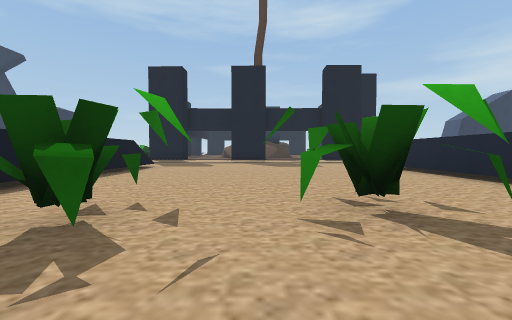
View 1 (above)

21 first-person views from a walk through a Unity game level. The camera is 1.2 m above the floor, tilts 2° down and sees 90° across. The floor is counted in squares, 2 m on a side. Each view is taken from the middle of a square. On the plan, view 1 faces up. The plan holds only what a view shows up to about 9 squares ahead; the rest is blank. The place goes on beyond the plan. The player is left out.

View 2
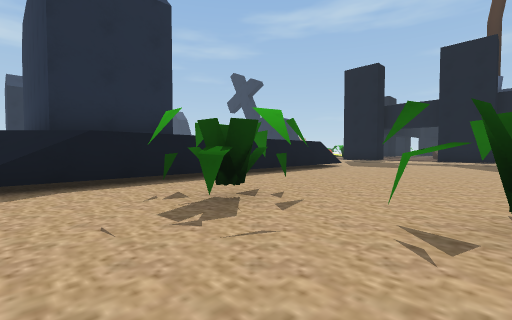

View 3
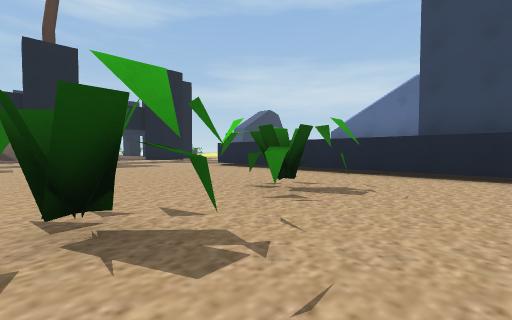

View 4
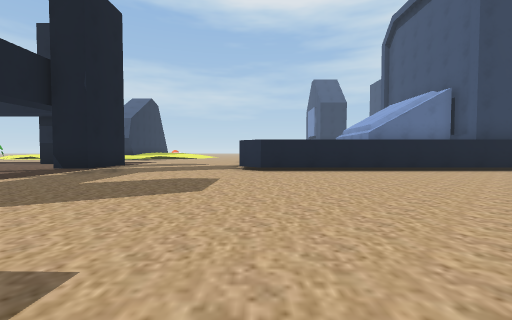

View 5
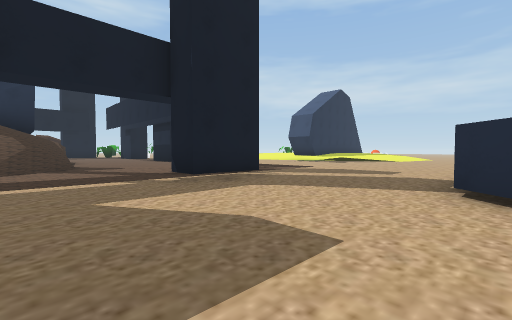

View 6
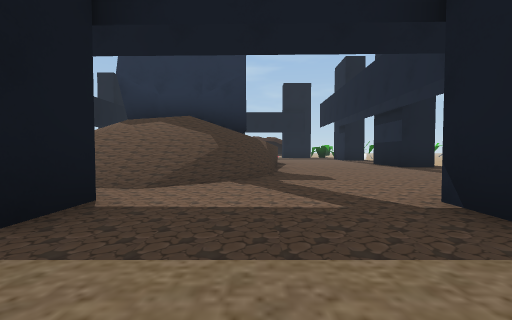

View 7
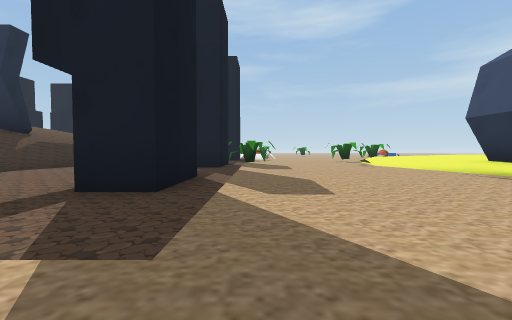

View 8
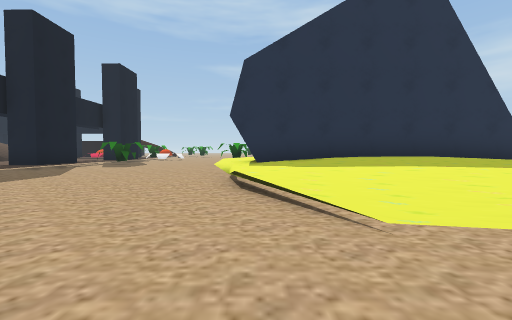

View 9
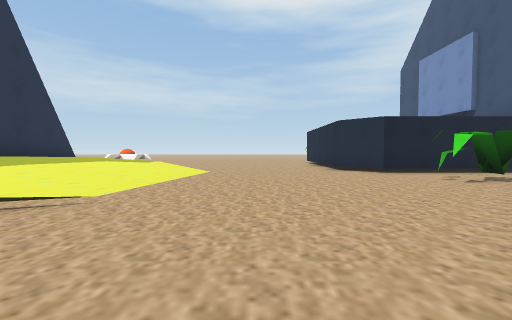

View 10
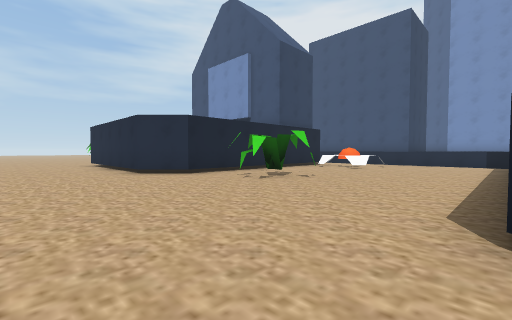

View 11
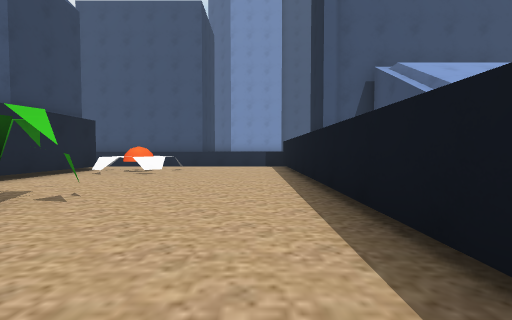

View 12
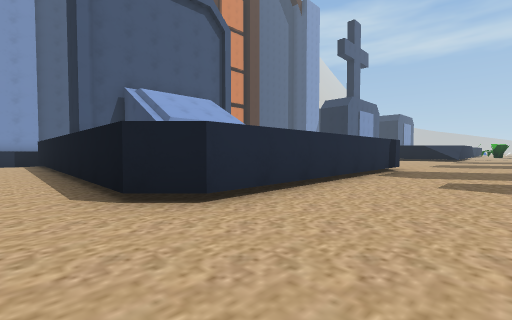

View 13
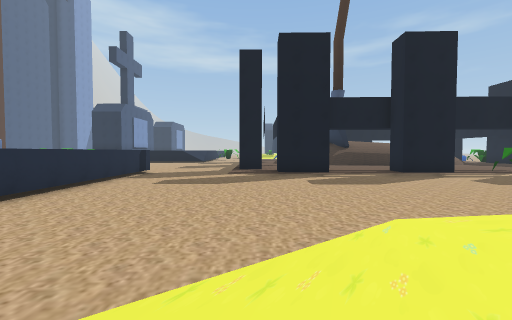

View 14
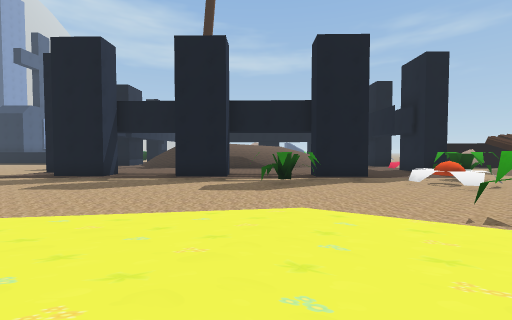

View 15
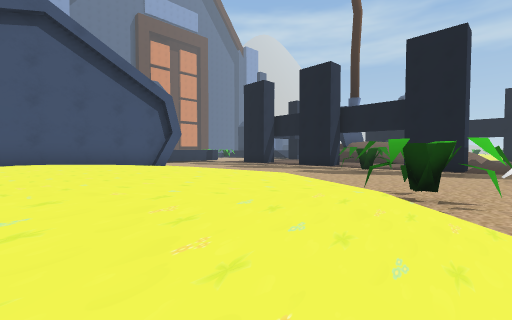

View 16
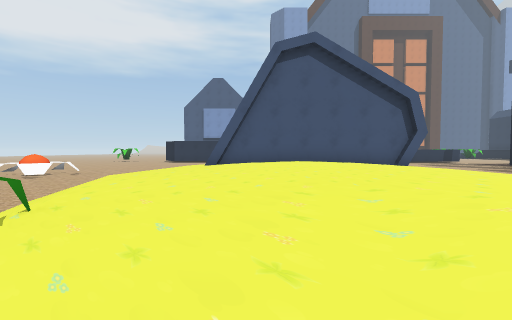

View 17
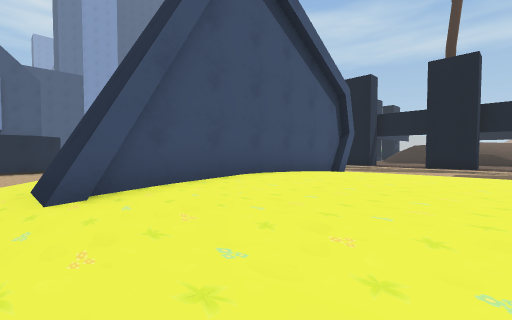

View 18
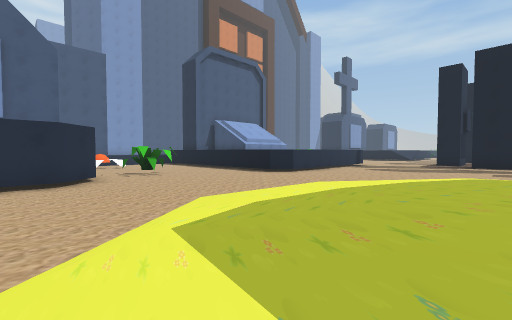

View 19
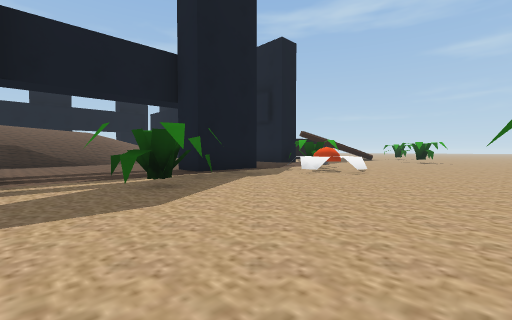

View 20
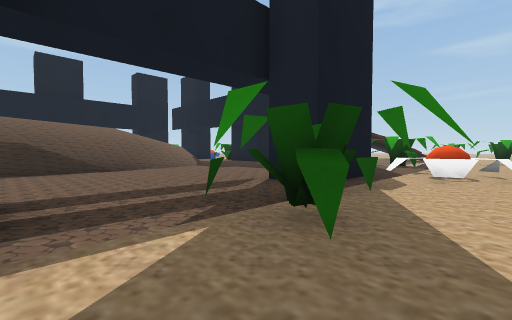

View 21
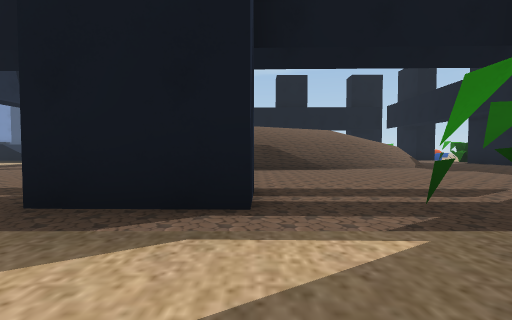

### Floor plan
Key: @ floor where view 1 was taken; # wall or solid block; x gap in a wall; . main floor; : floor 0.25 m higher than the main floor; + floor 0.5 m higher than the main floor; * floor 0.75 m higher than the main floor; % floor 1 m higher than the main floor; & floor 2.75 m higher than the main floor; / step, stairs or slope; = window, fence, low wall or low ledge; ^ raised ledge; T thing the floor can be seen under or through.
Columns run from 11 left of view 1 to 21 right of it. Each row starts with its distance up from view 1.
 27             :::  ::^....#./+++/
 26             =::: ::....##/+///+/
 25             /=::::#.....#/*****+#
 24            //=::::##..../*******+
 23            ///::::##....+***%%***
 22            ///#::::#..../**%%%***
 21            ///#::##.....//*%%%%**
 20             //:::##...../**%%%%**
 19           ###/:::::...../**%%%%**
 18           /&//:::::...../#######*
 17           ////:::::......#######*
 16           ////::: #......+**%%*//
 15            /:::::##......///***//
 14            #:::##::.......//*////
 13             ///////.......//////.
 12            ......................
 11          ........................
 10          ........................
  9        #........^^^^^^^^^........
  8        #........^       ^......##
  7        #........^       ^...#.##
  6        #........^       ^...###
  5        #........^       ^.....#
  4        #........^       ^.....#
  3       ##.TTTTT..^       ^.....#
  2       ##xTTTTT..^       ^...^^#
  1 ########........#       #...=^#
  0        #...@....^       ^......

Where each view was taken, in squares from view 1:
view 1: 0 up, 0 right, facing up
view 2: 0 up, 1 right, facing up-left
view 3: 0 up, 2 left, facing up-right
view 4: 9 up, 3 left, facing right
view 5: 9 up, 1 right, facing up-right
view 6: 12 up, 2 right, facing up
view 7: 12 up, 8 right, facing up
view 8: 11 up, 14 right, facing up
view 9: 11 up, 12 right, facing right
view 10: 11 up, 13 right, facing down-right
view 11: 9 up, 14 right, facing down
view 12: 12 up, 14 right, facing down-left
view 13: 14 up, 16 right, facing left
view 14: 22 up, 16 right, facing left
view 15: 27 up, 18 right, facing down-left
view 16: 27 up, 19 right, facing down
view 17: 22 up, 21 right, facing down-left
view 18: 16 up, 21 right, facing down-left
view 19: 21 up, 12 right, facing up-left
view 20: 21 up, 9 right, facing up-left
view 21: 21 up, 9 right, facing left
